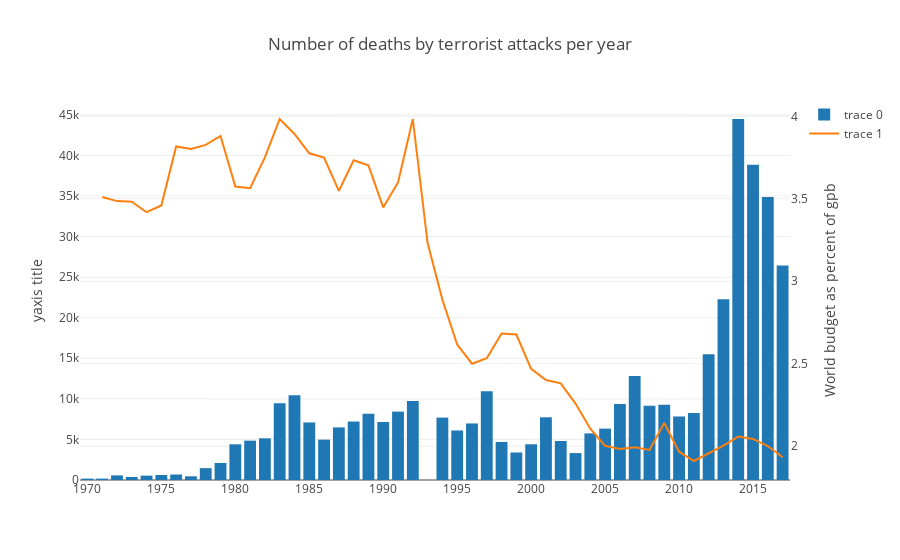

The code cell stored with this chart in its notebook:
### Code cell
years = list(set(df['iyear']))

df_budget = pd.read_csv('military-expenditure-as-share-of-gdp.csv',  encoding = "ISO-8859-1")
us_budget = df_budget[df_budget['Code'] == 'USA']
us_budget = us_budget[us_budget['Year'] > 1970]


world_budget = [np.average(df_budget[df_budget['Year'] == year]['Expenditure']) for year in years]
df_budget.head(n=10)


# Create a trace
budget_trace = go.Scatter(
    x = us_budget['Year'],
    y = world_budget,
    yaxis='y2'
)


deaths_per_year = [np.nansum(df[df['iyear'] == year]['nkill']) for year in years]


data = go.Bar(
    x=years,
    y=deaths_per_year
)

layout = go.Layout(
    title='Number of deaths by terrorist attacks per year',
    yaxis=dict(
        title='yaxis title'
    ),
    yaxis2=dict(
        title='World budget as percent of gpb',
        overlaying='y',
        side='right'
    )
)



fig = go.Figure(data=[data, budget_trace], layout=layout)
iplot(fig)

### Figure 1 — Plotly figure (JSON) as saved in the notebook; plotly's stock layout.template omitted (floating-point values rounded to 4 significant figures)
{"data": [{"type": "bar", "uid": "cae09dcf-cd4b-499d-a137-99e11b7a8602", "x": [1970, 1971, 1972, 1973, 1974, 1975, 1976, 1977, 1978, 1979, 1980, 1981, 1982, 1983, 1984, 1985, 1986, 1987, 1988, 1989, 1990, 1991, 1992, 1994, 1995, 1996, 1997, 1998, 1999, 2000, 2001, 2002, 2003, 2004, 2005, 2006, 2007, 2008, 2009, 2010, 2011, 2012, 2013, 2014, 2015, 2016, 2017], "y": [174, 173, 566, 370, 539, 617, 674, 456, 1459, 2100, 4400, 4851, 5136, 9444, 10450, 7094, 4976, 6482, 7208, 8152, 7148, 8429, 9742, 7690, 6103, 6966, 10924, 4688, 3393, 4403, 7729, 4805, 3317, 5743, 6331, 9380, 12824, 9157, 9273, 7827, 8246, 15497, 22273, 44490, 38853, 34871, 26445]}, {"type": "scatter", "uid": "f79bd86f-2aae-4757-a63a-811a3bfbcf22", "x": [1971, 1972, 1973, 1974, 1975, 1976, 1977, 1978, 1979, 1980, 1981, 1982, 1983, 1984, 1985, 1986, 1987, 1988, 1989, 1990, 1991, 1992, 1993, 1994, 1995, 1996, 1997, 1998, 1999, 2000, 2001, 2002, 2003, 2004, 2005, 2006, 2007, 2008, 2009, 2010, 2011, 2012, 2013, 2014, 2015, 2016, 2017], "y": [3.51, 3.486, 3.482, 3.419, 3.459, 3.817, 3.802, 3.827, 3.881, 3.575, 3.564, 3.751, 3.984, 3.893, 3.776, 3.75, 3.548, 3.733, 3.703, 3.447, 3.599, 3.983, 3.231, 2.887, 2.616, 2.5, 2.534, 2.683, 2.677, 2.469, 2.401, 2.381, 2.258, 2.106, 2.002, 1.983, 1.994, 1.977, 2.14, 1.966, 1.91, 1.955, 2.003, 2.058, 2.044, 2.001, 1.932], "yaxis": "y2"}], "layout": {"title": {"text": "Number of deaths by terrorist attacks per year"}, "yaxis": {"title": {"text": "yaxis title"}}, "yaxis2": {"overlaying": "y", "side": "right", "title": {"text": "World budget as percent of gpb"}}}}
